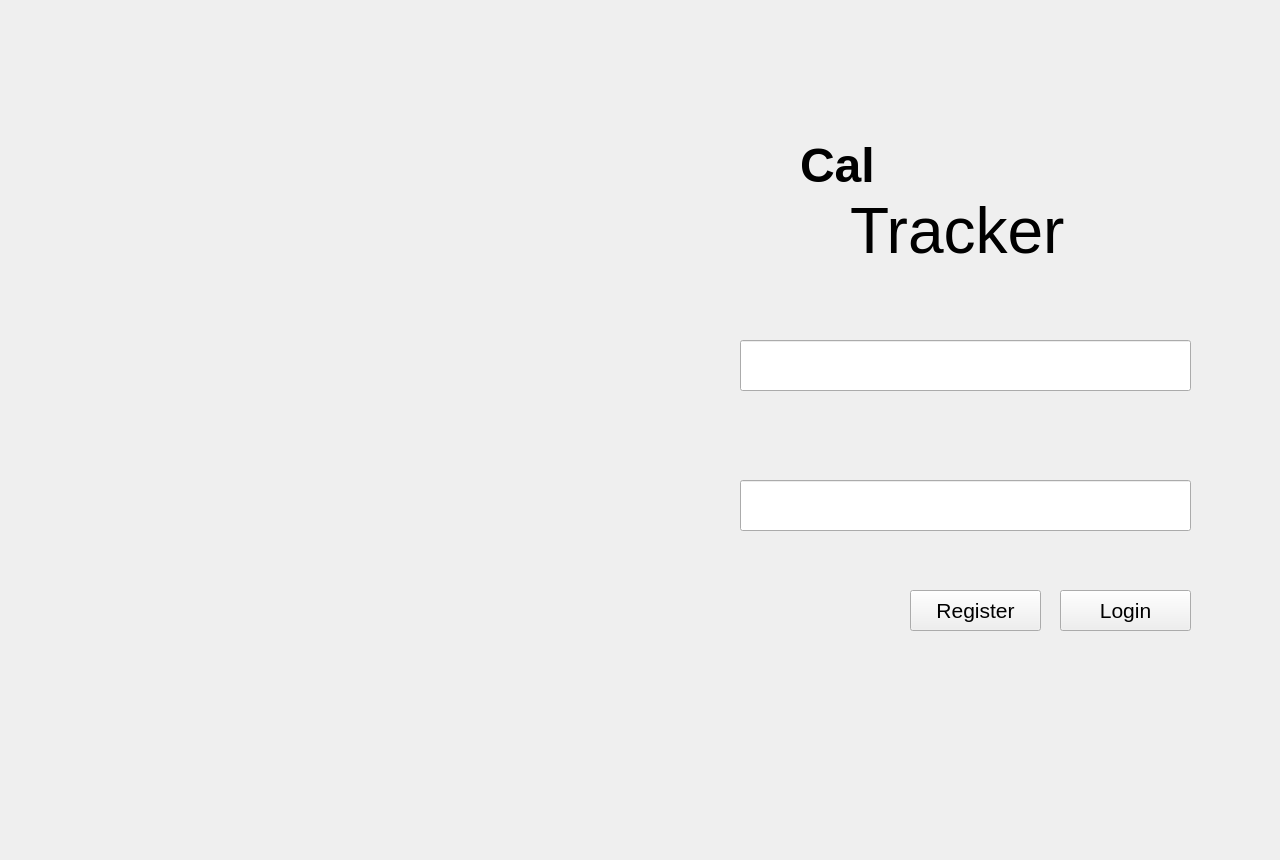
<?xml version="1.0" encoding="UTF-8"?>
<ui version="4.0">
 <class>Form</class>
 <widget class="QWidget" name="Form">
  <property name="geometry">
   <rect>
    <x>0</x>
    <y>0</y>
    <width>1280</width>
    <height>860</height>
   </rect>
  </property>
  <property name="minimumSize">
   <size>
    <width>1280</width>
    <height>860</height>
   </size>
  </property>
  <property name="maximumSize">
   <size>
    <width>1280</width>
    <height>860</height>
   </size>
  </property>
  <property name="windowTitle">
   <string>Form</string>
  </property>
  <widget class="QLineEdit" name="username_entry">
   <property name="geometry">
    <rect>
     <x>740</x>
     <y>340</y>
     <width>451</width>
     <height>51</height>
    </rect>
   </property>
  </widget>
  <widget class="QLineEdit" name="password_entry">
   <property name="geometry">
    <rect>
     <x>740</x>
     <y>480</y>
     <width>451</width>
     <height>51</height>
    </rect>
   </property>
  </widget>
  <widget class="QLabel" name="label">
   <property name="geometry">
    <rect>
     <x>-240</x>
     <y>-10</y>
     <width>891</width>
     <height>871</height>
    </rect>
   </property>
   <property name="text">
    <string/>
   </property>
   <property name="pixmap">
    <pixmap>../../../Downloads/fresh-healthy-apples-1920x1200-wide-wallpapers.net.jpg</pixmap>
   </property>
   <property name="scaledContents">
    <bool>true</bool>
   </property>
  </widget>
  <widget class="QPushButton" name="login_button">
   <property name="geometry">
    <rect>
     <x>1060</x>
     <y>590</y>
     <width>131</width>
     <height>41</height>
    </rect>
   </property>
   <property name="font">
    <font>
     <pointsize>16</pointsize>
    </font>
   </property>
   <property name="text">
    <string>Login</string>
   </property>
  </widget>
  <widget class="QPushButton" name="register_button">
   <property name="geometry">
    <rect>
     <x>910</x>
     <y>590</y>
     <width>131</width>
     <height>41</height>
    </rect>
   </property>
   <property name="font">
    <font>
     <pointsize>16</pointsize>
    </font>
   </property>
   <property name="text">
    <string>Register</string>
   </property>
  </widget>
  <widget class="QLabel" name="label_2">
   <property name="geometry">
    <rect>
     <x>800</x>
     <y>140</y>
     <width>91</width>
     <height>51</height>
    </rect>
   </property>
   <property name="font">
    <font>
     <pointsize>36</pointsize>
     <weight>75</weight>
     <bold>true</bold>
    </font>
   </property>
   <property name="text">
    <string>Cal</string>
   </property>
  </widget>
  <widget class="QLabel" name="label_3">
   <property name="geometry">
    <rect>
     <x>850</x>
     <y>190</y>
     <width>271</width>
     <height>81</height>
    </rect>
   </property>
   <property name="font">
    <font>
     <pointsize>48</pointsize>
    </font>
   </property>
   <property name="text">
    <string>Tracker</string>
   </property>
  </widget>
 </widget>
 <resources/>
 <connections/>
</ui>
